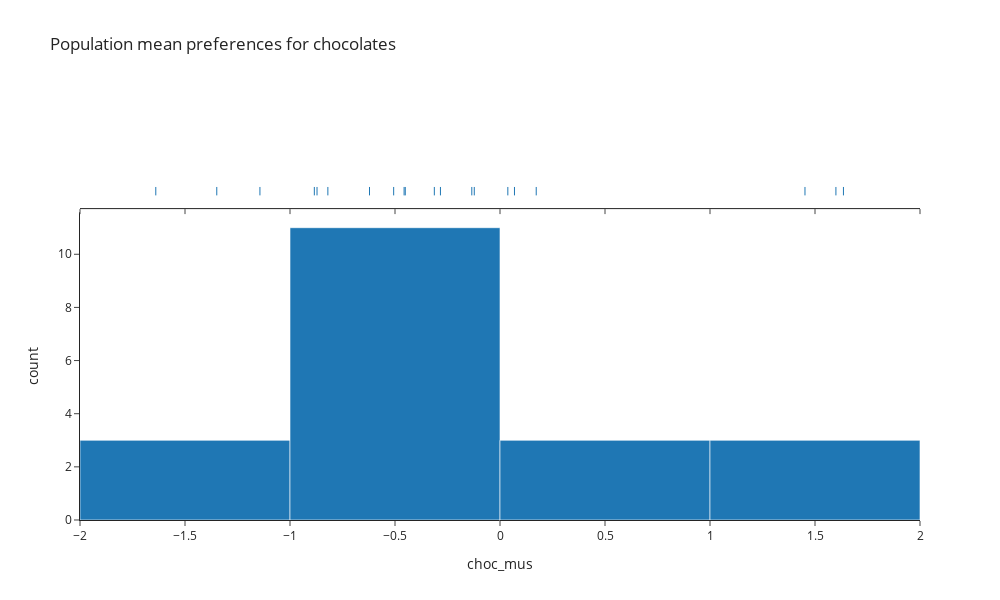

Source (notebook cell):
### Markdown cell above
The mean appeal at the population level for chocolates is defined to be normally distributed, so most chocolates have an average appeal somewhere in the middle of the appeal scale, while a few chocolates lie at the extremeties with very low or very high average appeal. The mean and standard deviation assumed for this normal distribution is entirely arbitrary, and serves only to define the size of the appeal space across which people rate chocolates. Moving the centre of this distribution higher or lower, or making its spread wider or narrower, makes no difference to the interpretation of the ratings since the scale of the latent ratings is entirely arbitrary. For this reason, a normal distribution with mean 0 and standard deviation serves well since it is then easy to interpret ratings relative to 0.

### Code cell
sim_viz.plot_var('choc_mus',
                 marginal='rug',
                 title='Population mean preferences for chocolates')

### Figure 1 — Plotly figure (JSON) as saved in the notebook; plotly's stock layout.template omitted (floating-point values rounded to 4 significant figures)
{"data": [{"alignmentgroup": "True", "bingroup": "x", "hovertemplate": "variable=0<br>value=%{x}<br>count=%{y}<extra></extra>", "legendgroup": "0", "marker": {"color": "#1F77B4", "pattern": {"shape": ""}}, "name": "0", "offsetgroup": "0", "orientation": "v", "showlegend": true, "type": "histogram", "x": [0.1725, 1.635, 0.03734, -0.8841, -1.143, -0.6214, -1.349, -0.8197, -0.1343, 1.6, -0.2836, -0.5063, 0.06891, 1.452, -1.639, -0.3127, -0.8713, -0.4567, -0.1225, -0.4511], "xaxis": "x", "yaxis": "y"}, {"alignmentgroup": "True", "boxpoints": "all", "fillcolor": "rgba(255,255,255,0)", "hoveron": "points", "hovertemplate": "variable=0<br>value=%{x}<extra></extra>", "jitter": 0, "legendgroup": "0", "line": {"color": "rgba(255,255,255,0)"}, "marker": {"color": "#1F77B4", "symbol": "line-ns-open"}, "name": "0", "offsetgroup": "0", "showlegend": false, "type": "box", "x": [0.1725, 1.635, 0.03734, -0.8841, -1.143, -0.6214, -1.349, -0.8197, -0.1343, 1.6, -0.2836, -0.5063, 0.06891, 1.452, -1.639, -0.3127, -0.8713, -0.4567, -0.1225, -0.4511], "xaxis": "x2", "yaxis": "y2"}], "layout": {"barmode": "relative", "height": 600, "legend": {"title": {"text": "variable"}, "tracegroupgap": 0}, "showlegend": false, "title": {"text": "Population mean preferences for chocolates"}, "width": 1000, "xaxis": {"anchor": "y", "domain": [0, 1], "title": {"text": "choc_mus"}}, "xaxis2": {"anchor": "y2", "domain": [0, 1], "matches": "x", "showticklabels": false}, "yaxis": {"anchor": "x", "domain": [0, 0.7326], "title": {"text": "count"}}, "yaxis2": {"anchor": "x2", "domain": [0.7426, 1], "matches": "y2", "showline": false, "showticklabels": false, "ticks": ""}}}
